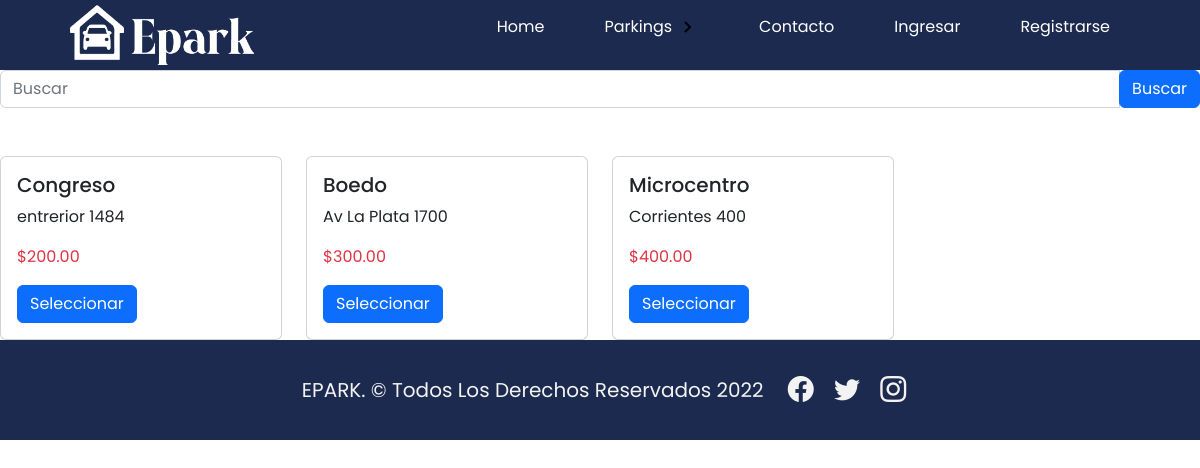
Before: /parking/parkings with the older database file.
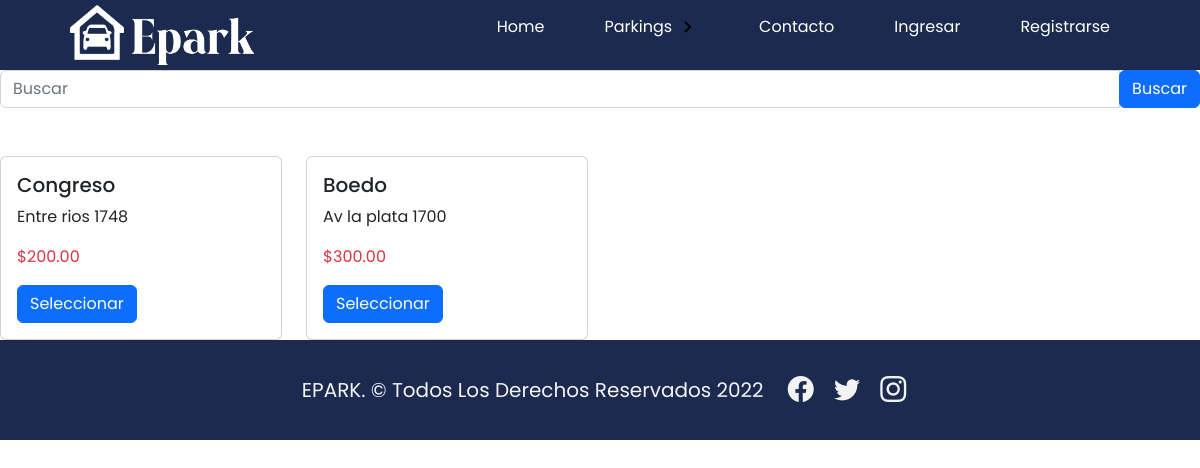
After: the same page with the newer database file.
### parking/models.py (models this page shows, shortened)
class Parking(models.Model):
    title = models.CharField(max_length=50)
    owner_name = models.CharField(max_length=50)
    owner_surname = models.CharField(max_length=50)
    address_p  = models.TextField()
    price_hour = models.DecimalField(max_digits=10, decimal_places=2, default=0.0)
    price_day = models.DecimalField(max_digits=10, decimal_places=2, default=0.0)
    price_week = models.DecimalField(max_digits=10, decimal_places=2, default=0.0)
    price_month = models.DecimalField(max_digits=10, decimal_places=2, default=0.0)
    phone_p = models.CharField(max_length=20)
    mail_p = models.EmailField()
    country_p = models.CharField(max_length=30)
    city_p = models.CharField(max_length=30)
    slots =  models.IntegerField()
    avalaible = models.BooleanField(default=True)
    slug = models.SlugField(null=False, blank=False, unique=True)
    created_at = models.DateTimeField(auto_now_add=True)

### parking/views.py (the view)
# urls.py: path("parking/parkings", ParkingListView.as_view(), name="parking"),
class ParkingListView(ListView):
    template_name = 'parking/parkings.html'
    queryset = Parking.objects.all()
    def get_context_data(self, **kwargs):
        context = super().get_context_data(**kwargs)
        context['parkings'] = context['object_list']
        return context

### parking/templates/parking/parkings.html
{% extends 'base.html' %}
    {% block content %}
    <div class="row">
        {% include 'parking/snippets/search.html' %}
        {% for parking in object_list %}
        <div class="col-3 mt-5">
            {% include 'parking/snippets/parking.html' %}
        </div>
        {% endfor %}
    </div>
    {% endblock %}

### templates/base.html (shortened to what this page needs)
{% load static %}
<!DOCTYPE html>
<html lang="es">
<head>
    <link href="https://cdn.jsdelivr.net/npm/bootstrap@5.2.0/dist/css/bootstrap.min.css" rel="stylesheet"
>
    <link rel="stylesheet" href="https://cdn.jsdelivr.net/npm/bootstrap-icons@1.4.0/font/bootstrap-icons.css">
    <link rel="stylesheet" href="{% static 'css/styles.css' %}">
</head>
<body>
    {% include 'snippets/navbar.html' %}
    {% block content %}
    {% endblock %}
    {% include 'snippets/footer.html' %}
</body>
</html>

### templates/snippets/navbar.html
{% load static %}
{% url 'login' as login %}
{% url 'register' as register %}
{% url 'reserves:reserve' as reserve %}
<section class="menu">
    <nav class="menu__container">
        <a href="{% url 'index' %}">
            <img class="menu__logo" src="{%static 'image/logo.png' %}" height="60"></a>
        <ul class="menu__links">
            <li class="menu__item">
                <a href="{% url 'index' %} " class="menu__link">Home</a>
            </li>
            <li class="menu__item menu__item--show">
                <a href="#" class="menu__link">Parkings <img src="{% static 'assets/arrow.svg' %}"
                        class="menu__arrow"></a>
                <ul class="menu__nesting">
                    <li class="menu__inside">
                        <a href="#" class="menu__link menu__link--inside">Usuario</a>
                    </li>
                    <li class="menu__inside">
                        <a href="#" class="menu__link menu__link--inside">Administrador</a>
                    </li>
                    <li class="menu__inside">
                        <a href="{% url 'parking' %} " class="menu__link menu__link--inside">Estacionamientos</a>
                    </li>
                </ul>
            </li>
            {% if user.is_authenticated %}
            <li class="menu__item">
                <a href="{% url 'logout' %}" class="menu__link">Salir</a>
            </li>
            <li class="menu__item">
                <a href="{{ reserve }}" class="menu__link">Mis Reservas</a>
            </li>
            {% else %}
            <li class="menu__item">
                <a href="{% url 'contact' %}" class="menu__link">Contacto</a>
            </li>
            <li class="menu__item {% if request.path == login %}active {% endif %} ">
                <a href="{% url 'login' %}" class="menu__link">Ingresar</a>
            </li>
            <li class="menu__item {% if request.path == register %}active {% endif %} ">
                <a href="{% url 'register' %}" class="menu__link">Registrarse</a>
            </li>
            {% endif %}
        </ul>
    </nav>
</section>

### parking/templates/parking/snippets/search.html
<form action="{% url 'parking:search' %} ">
    <div class="input-group">
        <input type="text" class="form-control" name="q" placeholder="Buscar" value="{{ query }}">
        <div class="input-group-append">
            <input type="submit" value="Buscar" class="btn btn-primary">
        </div>
    </div>
</form>

### parking/templates/parking/snippets/parking.html
<div class="card h-100">
    <div class="card-body">
        <h5 class="card-title">{{ parking.title }} </h5>
        <p class="card-ted">{{ parking.address_p }} </p>
        <p class="card-ted text-danger">${{ parking.price_hour }} </p>
        <a href="{% url 'parking:parking' parking.slug %}"> <button  class="btn btn-primary">Seleccionar</button></a>
    </div>
</div>

### templates/snippets/footer.html
{% load static %}
<section>
<footer class="w-100  d-flex  align-items-center justify-content-center flex-wrap position-fixed">
    <p class="fs-5 px-3  pt-3">EPARK. &copy; Todos Los Derechos Reservados 2022</p>
    <div id="iconos" >
        <a href="#"><i class="bi bi-facebook"></i></a>
        <a href="#"><i class="bi bi-twitter"></i></a>
        <a href="#"><i class="bi bi-instagram"></i></a>
    </div>
  </footer>
</section>

### static/css/styles.css (style rules this page uses)
* { margin: 0; padding: 0; box-sizing: border-box; }
body { font-family: 'Poppins', sans-serif; }
.menu { background-color: #1b2a4e; color: #fff; height: 70px; }
.menu__container { display: flex; justify-content: space-between; align-items: center; width: 90%; max-width: 1200px; height: 100%; margin: 0 auto; }
.menu__logo { margin: 10px; width: 85%; }
.menu__links { height: 100%; transition: transform .5s; display: flex; }
.menu__item { list-style: none; position: relative; height: 100%; --clip: polygon(0 0, 100% 0, 100% 0, 0 0); --transform: rotate(-90deg); }
.menu__link { color: #fff; text-decoration: none; padding: 0 30px; display: flex; height: 100%; align-items: center; }
.menu__arrow { transform: var(--transform); transition: transform .3s; display: block; margin-left: 3px; }
.menu__nesting { list-style: none; transition:clip-path .3s; clip-path: var(--clip); position: absolute; right: 0; bottom: 0; width: max-content; transform: translateY(100%); background-color: #1b2a4e; z-index: 10; }
.menu__link--inside { padding: 30px 100px 30px 20px; }
footer { background: #1b2a4e; min-height: 100px; position: absolute; width: 100%; }
footer p { color:#f3f3f3; text-align:center; }
#iconos i { font-size: 26px; padding: 0 8px; color:#f3f3f3; }

Changed rows visible on the page:
removed Parking: title "Microcentro", address_p "Corrientes 400", price_hour "400.00"
changed Parking "Congreso": address_p "entrerior 1484" → "Entre rios 1748"
changed Parking "Boedo": address_p "Av La Plata 1700" → "Av la plata 1700"
